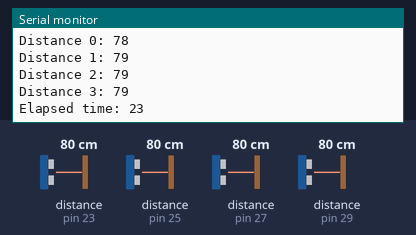
Bench run of a sketch on a simulated Arduino Mega 2560, built with avr-gcc and run on an emulated ATmega2560. On the bench: the last lines printed to the serial monitor. Wiring (inferred from the names in the program): 4 × ultrasonic range finder: trigger pin 22, echo pin 23 / trigger pin 24, echo pin 25 / trigger pin 26, echo pin 27 / trigger pin 28, echo pin 29. The inputs (shaded band) are chosen by the test bench; at power-on: distance to the obstacle (sensors on pin 23, pin 25, pin 27, pin 29) 80 cm. The echo pulse lasts 58.3 µs per cm.

Above: at 1.2 s.
1.3 s: distance to the obstacle (sensor on pin 23) set to 2 cm
At 2.4 s:
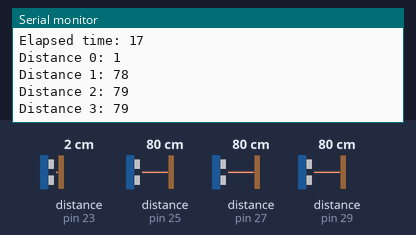
2.8 s: distance to the obstacle (sensor on pin 25) set to 2 cm
At 3.9 s:
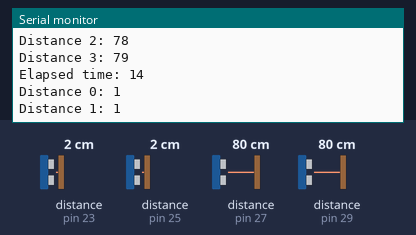
4.3 s: distance to the obstacle (sensor on pin 27) set to 2 cm
At 4.9 s:
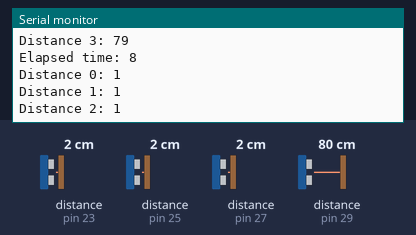
5.8 s: distance to the obstacle (sensor on pin 29) set to 2 cm
Timing chart, 0 to 6.2 s (numbered marks = the images above; inputs shaded):
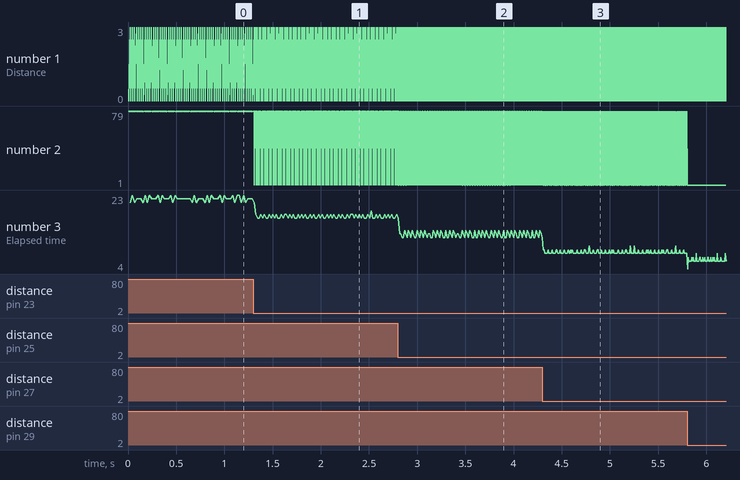

The sketch:

test_utrasonic_sensors.ino
```cpp
const int trig_pin[] = {22, 24, 26, 28};
const int echo_pin[] = {23, 25, 27, 29};

long duration[4];
int distance[4];

unsigned long time;

void setup() {
    for (int i=0; i<4; i++) {
        pinMode(trig_pin[i], OUTPUT);
        pinMode(echo_pin[i], INPUT);
    }

    Serial.begin(115200);

    time = millis();
}

void loop() {
    for (int i=0; i<4; i++) {
        // Send a 10ms pulse
        digitalWrite(trig_pin[i], HIGH);
        delayMicroseconds(10);
        digitalWrite(trig_pin[i], LOW);

        // Reads the echoPin, returns the sound wave travel time in microseconds
        duration[i] = pulseIn(echo_pin[i], HIGH);
        // Calculating the distance
        distance[i] = duration[i]*0.034/2;

        // Prints the distance on the Serial Monitor
        Serial.print("Distance ");
        Serial.print(i);
        Serial.print(": ");
        Serial.println(distance[i]);
    }
    Serial.print("Elapsed time: ");
    Serial.println(millis() - time);
    time = millis();
}
```

Measured:
- after the input at 1.3 s, the serial monitor: prints a new line at once (image 1)
- after the input at 2.8 s, the serial monitor: prints a new line at once (image 2)
- after the input at 4.3 s, the serial monitor: prints a new line at once (image 3)
- plotted number 3: 22 → 18 after the input at 1.3 s, 18 → 12 after the input at 2.8 s, 12 → 8 after the input at 4.3 s
